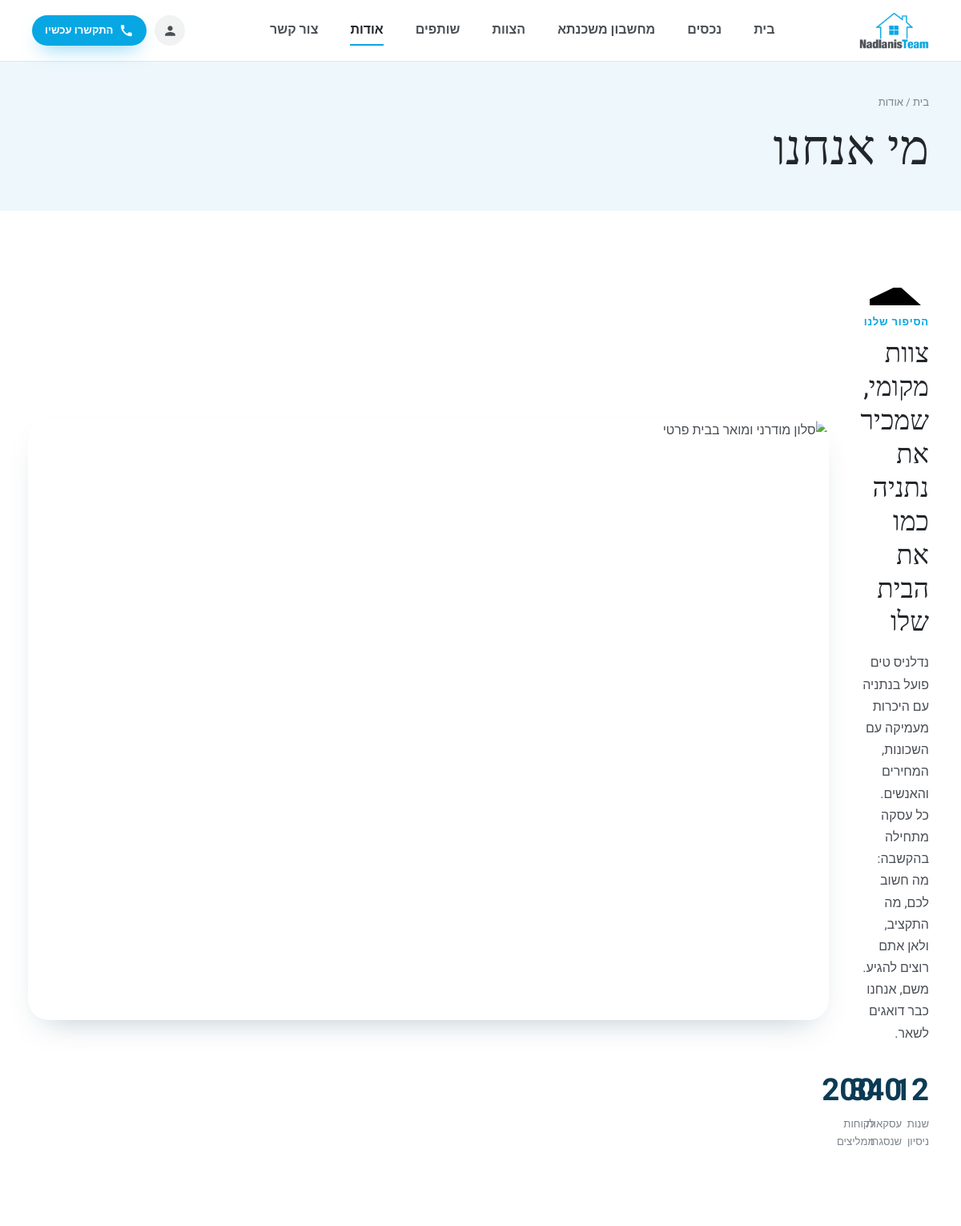
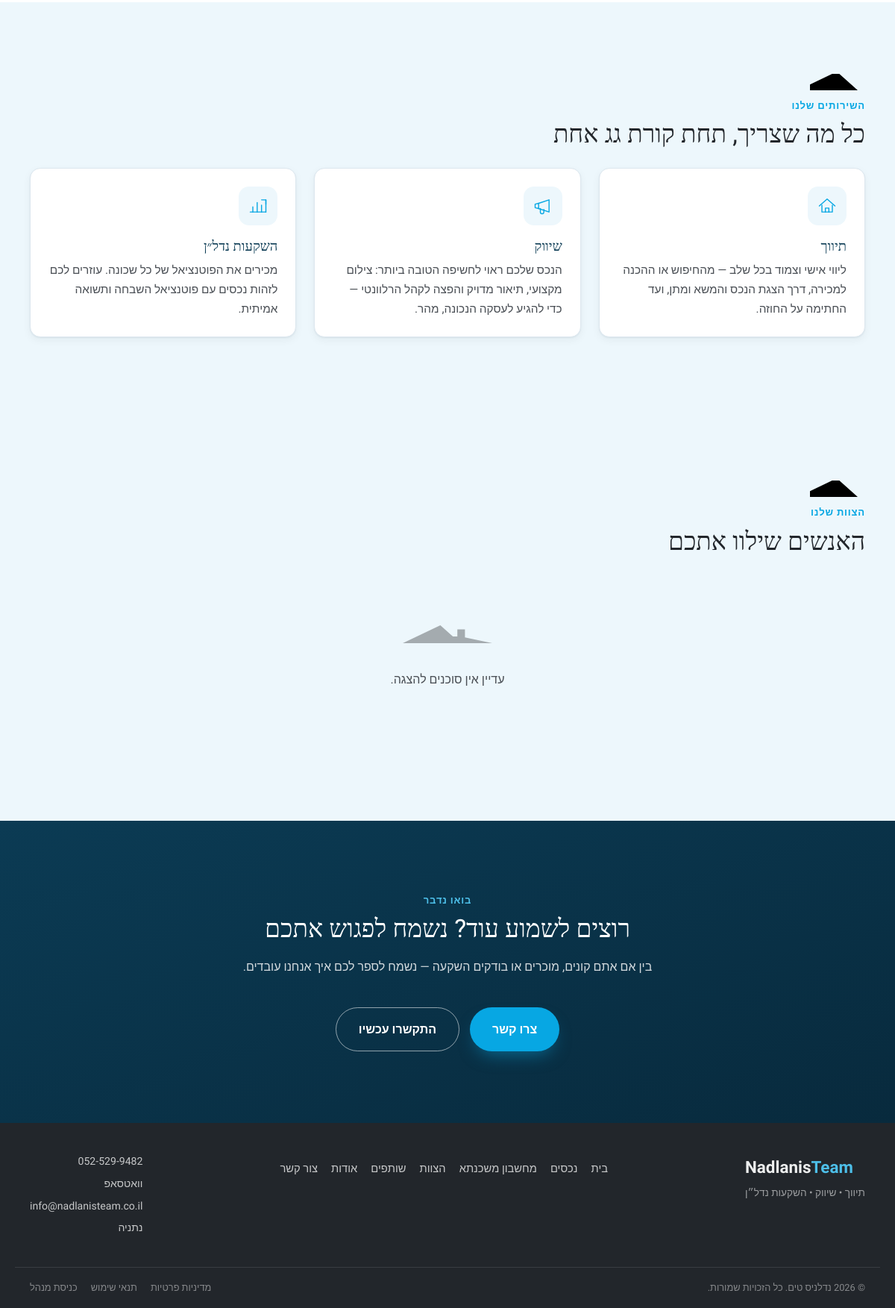
Page /about.php on the committed database (2 pictures, top to bottom).
### tables this page shows
CREATE TABLE IF NOT EXISTS settings (
  id TINYINT UNSIGNED NOT NULL DEFAULT 1,
  agency_name VARCHAR(255) NOT NULL DEFAULT '',
  tagline VARCHAR(255) NOT NULL DEFAULT '',
  phone VARCHAR(50) NOT NULL DEFAULT '',
  whatsapp VARCHAR(50) NOT NULL DEFAULT '',
  email VARCHAR(255) NOT NULL DEFAULT '',
  address VARCHAR(255) NOT NULL DEFAULT '',
  facebook VARCHAR(255) NOT NULL DEFAULT '',
  instagram VARCHAR(255) NOT NULL DEFAULT '',
  hero_title VARCHAR(255) NOT NULL DEFAULT '',
  hero_sub TEXT,
  about_text TEXT,
  stat_years INT NOT NULL DEFAULT 0,
  stat_deals INT NOT NULL DEFAULT 0,
  stat_clients INT NOT NULL DEFAULT 0,
  PRIMARY KEY (id),
  CONSTRAINT single_row CHECK (id = 1)
);

### includes/config.php (called while the page is built, shortened)
<?php
function app_base(): string
{
    static $base = null;
    if ($base !== null) {
        return $base;
    }
    $scriptDir = str_replace('\\', '/', dirname($_SERVER['SCRIPT_NAME'] ?? ''));
    $base = rtrim($scriptDir, '/');
    return $base;
}
function url(string $path = ''): string
{
    $path = ltrim($path, '/');
    $base = app_base();
    return ($base === '' ? '' : $base) . '/' . $path;
}
function e($v): string
{
    return htmlspecialchars((string) $v, ENT_QUOTES, 'UTF-8');
}
function wa_link(string $number, string $text = ''): string
{
    $digits = preg_replace('/\D+/', '', $number);
    $url = 'https://wa.me/' . $digits;
    return $url;
}
function tel_link(string $number): string
{
    return 'tel:' . preg_replace('/\D+/', '', $number);
}
function db(): PDO
{
    static $pdo = null;
    if ($pdo !== null) {
        return $pdo;
    }
    $pdo = new PDO(
        'mysql:host=' . DB_HOST . ';dbname=' . DB_NAME . ';charset=utf8mb4',
        DB_USER,
        DB_PASS,
        [
            PDO::ATTR_ERRMODE => PDO::ERRMODE_EXCEPTION,
            PDO::ATTR_EMULATE_PREPARES => false,
            PDO::ATTR_DEFAULT_FETCH_MODE => PDO::FETCH_ASSOC,
        ]
    );
    return $pdo;
}
function get_settings(): array
{
    static $cache = null;
    if ($cache !== null) {
        return $cache;
    }
    $row = db()->query('SELECT * FROM settings WHERE id = 1')->fetch();
    $row['stat_years'] = (int) $row['stat_years'];
    $row['stat_deals'] = (int) $row['stat_deals'];
    $row['stat_clients'] = (int) $row['stat_clients'];
    unset($row['id']);
    $cache = $row;
    return $cache;
}
function all_agents(bool $activeOnly = true): array
{
    $sql = 'SELECT * FROM agents' . ($activeOnly ? ' WHERE active = 1' : '') . ' ORDER BY sort ASC';
    return array_map('hydrate_agent', db()->query($sql)->fetchAll());
}

### about.php (the view, shortened to what this page needs)
<?php
require __DIR__ . '/includes/config.php';
$settings = get_settings();
require __DIR__ . '/includes/header.php';
$agents = all_agents(true);
?>
<div class="page-head">
  <div class="container">
    <p class="breadcrumbs"><a href="<?= e(url('index.php')) ?>">בית</a> / אודות</p>
    <h1>מי אנחנו</h1>
  </div>
</div>
<section class="section" id="story">
  <div class="container about-grid">
    <div class="about-media">
      <img src="https://images.unsplash.com/photo-1600607687939-ce8a6c25118c?auto=format&fit=crop&w=1000&q=75" alt="סלון מודרני ומואר בבית פרטי" loading="lazy" width="1000" height="750">
    </div>
    <div class="about-content">
      <div class="roof-rule" aria-hidden="true"><svg viewBox="0 0 1000 260"><use href="#roofline-path"></use></svg></div>
      <p class="eyebrow">הסיפור שלנו</p>
      <h2 class="section-title">צוות מקומי, שמכיר את נתניה<br>כמו את הבית שלו</h2>
      <p style="white-space:pre-line;"><?= e($settings['about_text']) ?></p>
      <div class="stat-row">
        <div class="stat-tile"><div class="stat-num"><?= e((string) $settings['stat_years']) ?></div><div class="stat-label">שנות ניסיון</div></div>
        <div class="stat-tile"><div class="stat-num"><?= e((string) $settings['stat_deals']) ?></div><div class="stat-label">עסקאות שנסגרו</div></div>
        <div class="stat-tile"><div class="stat-num"><?= e((string) $settings['stat_clients']) ?></div><div class="stat-label">לקוחות ממליצים</div></div>
      </div>
    </div>
  </div>
</section>
<section class="section section-alt" id="services">
  <div class="container">
    <div class="roof-rule" aria-hidden="true"><svg viewBox="0 0 1000 260"><use href="#roofline-path"></use></svg></div>
    <p class="eyebrow">השירותים שלנו</p>
    <h2 class="section-title">כל מה שצריך, תחת קורת גג אחת</h2>
    <div class="services-grid">
      <article class="service-card">
        <div class="service-icon" aria-hidden="true">
          <svg viewBox="0 0 48 48"><path d="M6 24 24 8l18 16" /><path d="M12 22v16h24V22" /><path d="M20 38v-9h8v9" /></svg>
        </div>
        <h3>תיווך</h3>
        <p>ליווי אישי וצמוד בכל שלב — מהחיפוש או ההכנה למכירה, דרך הצגת הנכס והמשא ומתן, ועד החתימה על החוזה.</p>
      </article>
      <article class="service-card">
        <div class="service-icon" aria-hidden="true">
          <svg viewBox="0 0 48 48"><path d="M6 20v8l8 2V18l-8 2Z" /><path d="M14 18l24-8v28l-24-8" /><path d="M18 30v8a4 4 0 0 0 8 0v-6" /></svg>
        </div>
        <h3>שיווק</h3>
        <p>הנכס שלכם ראוי לחשיפה הטובה ביותר: צילום מקצועי, תיאור מדויק והפצה לקהל הרלוונטי — כדי להגיע לעסקה הנכונה, מהר.</p>
      </article>
      <article class="service-card">
        <div class="service-icon" aria-hidden="true">
          <svg viewBox="0 0 48 48"><path d="M6 38h36" /><path d="M12 38V26M22 38V16M32 38V22M42 38V10" /><path d="M32 10h10v10" /></svg>
        </div>
        <h3>השקעות נדל״ן</h3>
        <p>מכירים את הפוטנציאל של כל שכונה. עוזרים לכם לזהות נכסים עם פוטנציאל השבחה ותשואה אמיתית.</p>
      </article>
    </div>
  </div>
</section>
<section class="section section-alt" id="team">
  <div class="container">
    <div class="roof-rule" aria-hidden="true"><svg viewBox="0 0 1000 260"><use href="#roofline-path"></use></svg></div>
    <p class="eyebrow">הצוות שלנו</p>
    <h2 class="section-title">האנשים שילוו אתכם</h2>
    <?php if ($agents): ?>
      <div class="agent-grid">
        <?php foreach ($agents as $a): include __DIR__ . '/includes/agent-card.php'; endforeach; ?>
      </div>
    <?php else: ?>
      <div class="empty-state">
        <svg class="roofline-mark" viewBox="0 0 1000 260" aria-hidden="true"><use href="#roofline-path"></use></svg>
        <p>עדיין אין סוכנים להצגה.</p>
      </div>
    <?php endif; ?>
  </div>
</section>
<section class="section contact-band" id="cta">
  <div class="container contact-band-inner">
    <p class="eyebrow eyebrow-light">בואו נדבר</p>
    <h2 class="section-title title-light">רוצים לשמוע עוד? נשמח לפגוש אתכם</h2>
    <p class="contact-sub">בין אם אתם קונים, מוכרים או בודקים השקעה — נשמח לספר לכם איך אנחנו עובדים.</p>
    <div class="hero-cta" style="margin:0; justify-content:center;">
      <a href="<?= e(url('contact.php')) ?>" class="btn btn-primary btn-lg">צרו קשר</a>
      <a href="<?= e(tel_link($settings['phone'])) ?>" class="btn btn-ghost btn-lg">התקשרו עכשיו</a>
    </div>
  </div>
</section>
<?php require __DIR__ . '/includes/footer.php'; ?>

### includes/footer.php (shortened to what this page needs)
<?php
$settings = get_settings();
?>
</main>
<footer class="site-footer">
  <div class="container footer-inner">
    <div class="footer-brand">
      <p class="footer-wordmark" dir="ltr"><span class="fw-ink">Nadlanis</span><span class="fw-blue">Team</span></p>
      <p class="footer-tagline"><?= e($settings['tagline']) ?></p>
    </div>
    <nav class="footer-nav">
      <a href="<?= e(url('index.php')) ?>">בית</a>
      <a href="<?= e(url('properties.php')) ?>">נכסים</a>
      <a href="<?= e(url('mortgage-calculator.php')) ?>">מחשבון משכנתא</a>
      <a href="<?= e(url('agents.php')) ?>">הצוות</a>
      <a href="<?= e(url('partners.php')) ?>">שותפים</a>
      <a href="<?= e(url('about.php')) ?>">אודות</a>
      <a href="<?= e(url('contact.php')) ?>">צור קשר</a>
    </nav>
    <div class="footer-contact">
      <a href="<?= e(tel_link($settings['phone'])) ?>"><?= e($settings['phone']) ?></a>
      <a href="<?= e(wa_link($settings['whatsapp'])) ?>" target="_blank" rel="noopener">וואטסאפ</a>
      <a href="mailto:<?= e($settings['email']) ?>"><?= e($settings['email']) ?></a>
      <span><?= e($settings['address']) ?></span>
    </div>
  </div>
  <div class="footer-bottom container">
    <span>© <?= date('Y') ?> <?= e($settings['agency_name']) ?>. כל הזכויות שמורות.</span>
    <nav class="footer-legal">
      <a href="<?= e(url('privacy.php')) ?>">מדיניות פרטיות</a>
      <a href="<?= e(url('terms.php')) ?>">תנאי שימוש</a>
      <a href="<?= e(url('admin/login.php')) ?>">כניסת מנהל</a>
    </nav>
  </div>
</footer>
</body>
</html>

### rows in the picture
settings: about_text "נדלניס טים פועל בנתניה עם היכרות מעמיקה עם השכונות, המחירים והאנשים. כל עסקה מתחילה בהקשבה: מה חשוב לכם, מה התקציב, ולאן אתם רוצים להגיע. משם, אנחנו כבר דואגים לשאר.", stat_years "12", stat_deals "340", stat_clients "200", tagline "תיווך • שיווק • השקעות נדל״ן", phone "052-529-9482", email "info@nadlanisteam.co.il", address "נתניה", agency_name "נדלניס טים"

### other values in the picture
$label "בית"
$label "נכסים"
$label "מחשבון משכנתא"
$label "הצוות"
$label "שותפים"
$label "אודות"
$label "צור קשר"
